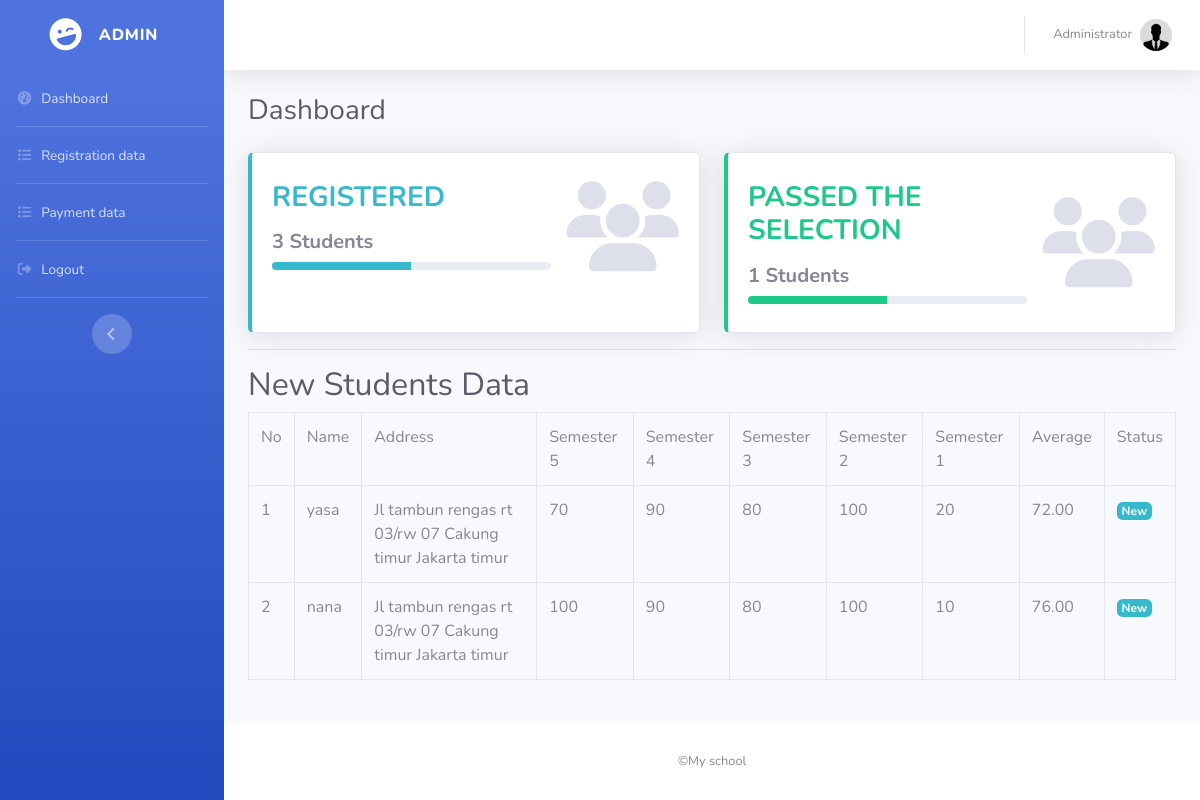
/admin/dashboard.php (signed in), run on the app's committed database.
### tables this page shows
CREATE TABLE `nilai` (
  `id` int(11) NOT NULL,
  `nilai_semester1` double DEFAULT NULL,
  `nilai_semester2` double DEFAULT NULL,
  `nilai_semester3` double DEFAULT NULL,
  `nilai_semester4` double DEFAULT NULL,
  `nilai_semester5` double DEFAULT NULL,
  `status` int(1) NOT NULL,
  `pendaftar_id` int(11) DEFAULT NULL
);

CREATE TABLE `pendaftar` (
  `id` int(11) NOT NULL,
  `nama` varchar(100) DEFAULT NULL,
  `tmpt_lahir` varchar(100) DEFAULT NULL,
  `tgl_lahir` date DEFAULT NULL,
  `jenis_kelamin` enum('L','P') DEFAULT NULL,
  `agama` varchar(45) DEFAULT NULL,
  `alamat` text DEFAULT NULL,
  `email` varchar(100) DEFAULT NULL,
  `telepon` varchar(45) DEFAULT NULL,
  `foto` varchar(100) NOT NULL,
  `users_id` int(11) DEFAULT NULL
);

### admin/dashboard_control.php (called while the page is built, shortened)
<?php
$all_pendaftar = mysqli_query($koneksi, "SELECT * FROM pendaftar, nilai WHERE pendaftar.id = nilai.pendaftar_id AND nilai.status = 0");
$jml_pendaftar = mysqli_query($koneksi, "SELECT * FROM pendaftar, nilai WHERE pendaftar.id = nilai.pendaftar_id");
$jml_lolos = mysqli_query($koneksi, "SELECT * FROM pendaftar, nilai WHERE pendaftar.id = nilai.pendaftar_id AND nilai.status = 1");
?>

### admin/dashboard.php (the view, shortened to what this page needs)
<?php include('../config/auto_load.php'); ?>
<?php include('dashboard_control.php') ?>
<?php include('../template/header.php'); ?>
<div class="container-fluid">
  <h1 class="h3 mb-4 text-gray-800">Dashboard</h1>
  <div class="row">
    <div class="col-md-6">
      <div class="card border-left-info shadow h-100 py-2">
        <div class="card-body">
          <div class="row no-gutters align-items-center">
            <div class="col mr-2">
              <div class="h3 font-weight-bold text-info text-uppercase mb-1">Registered</div>
                <div class="h5 mt-3 font-weight-bold">
                  <?= mysqli_num_rows($jml_pendaftar) ?> Students
                </div>
                <div class="row no-gutters align-items-center">
                  <div class="col">
                    <div class="progress progress-sm mr-2">
                      <div class="progress-bar bg-info" role="progressbar" style="width: 50%" aria-valuenow="50" aria-valuemin="0" aria-valuemax="100"></div>
                    </div>
                  </div>
                </div>
              </div>
              <div class="col-auto">
                <i class="fas fa-users fa-2x text-gray-300" style="font-size: 90px;"></i>
            </div>
          </div>
        </div>
      </div>
    </div>
    <div class="col-md-6">
        <div class="card border-left-success shadow h-100 py-2">
          <div class="card-body">
            <div class="row no-gutters align-items-center">
              <div class="col mr-2">
                <div class="h3 font-weight-bold text-success text-uppercase mb-1">Passed the selection</div>
                  <div class="h5 mt-3 font-weight-bold">
                    <?= mysqli_num_rows($jml_lolos) ?> Students
                  </div>
                  <div class="row no-gutters align-items-center">
                    <div class="col">
                      <div class="progress progress-sm mr-2">
                        <div class="progress-bar bg-success" role="progressbar" style="width: 50%" aria-valuenow="50" aria-valuemin="0" aria-valuemax="100"></div>
                      </div>
                    </div>
                  </div>
                </div>
                <div class="col-auto">
                  <i class="fas fa-users fa-2x text-gray-300" style="font-size: 90px;"></i>
              </div>
            </div>
          </div>
        </div>
    </div>
  </div>
  <hr class="mt-3">
  <h2 class="text-gray-800">New Students Data</h2>
  <div class="row">
    <div class="col-md-12">
      <table class="table table-bordered table-hover">
          <tr>
            <td>No</td>
            <td>Name</td>
            <td>Address</td>
            <td>Semester 5</td>
            <td>Semester 4</td>
            <td>Semester 3</td>
            <td>Semester 2</td>
            <td>Semester 1</td>
            <td>Average</td>
            <td>Status</td>
          </tr>
          <?php
          $no = 1;
          while($p = mysqli_fetch_array($all_pendaftar)) { ?>
          <tr>
            <td><?= $no++ ?></td>
            <td><?= $p['nama'] ?></td>
            <td><?= $p['alamat'] ?></td>
            <td><?= $p['nilai_semester5'] ?></td>
            <td><?= $p['nilai_semester4'] ?></td>
            <td><?= $p['nilai_semester3'] ?></td>
            <td><?= $p['nilai_semester2'] ?></td>
            <td><?= $p['nilai_semester1'] ?></td>
            <td>
              <?=  number_format(($p['nilai_semester5'] + $p['nilai_semester4'] + $p['nilai_semester3'] + $p['nilai_semester2'] + $p['nilai_semester1']) / 5, 2) ?>
            </td>
            <td><span class="badge badge-info">New</span></td>
          </tr>
          <?php }
          ?>
      </table>
    </div>
  </div>
</div>
<?php include('../template/footer.php'); ?>

### data on the page
nilai: pendaftar.nama "yasa", pendaftar.alamat "Jl tambun rengas rt 03/rw 07 Cakung timur Jakarta timur", nilai_semester5 "70", nilai_semester4 "90", nilai_semester3 "80", nilai_semester2 "100", nilai_semester1 "20", nilai_semester5+nilai_semester4+nilai_semester3 "72.00"
nilai: pendaftar.nama "nana", pendaftar.alamat "Jl tambun rengas rt 03/rw 07 Cakung timur Jakarta timur", nilai_semester5 "100", nilai_semester4 "90", nilai_semester3 "80", nilai_semester2 "100", nilai_semester1 "10", nilai_semester5+nilai_semester4+nilai_semester3 "76.00"

### other printed values
$_SESSION['nama'] "Administrator"
mysqli_num_rows($jml_pendaftar) "3"
mysqli_num_rows($jml_lolos) "1"
